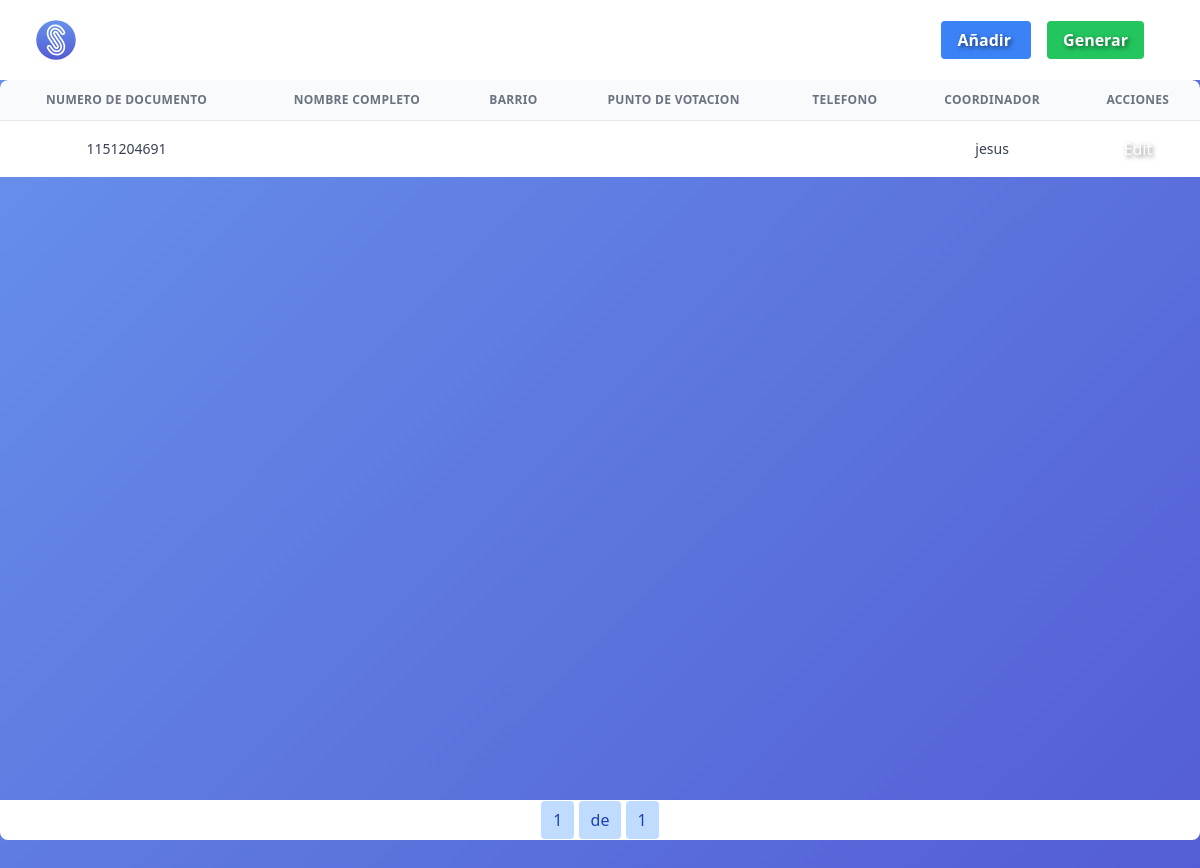
/voters/ (signed in), run on an earlier commit of the app's database.
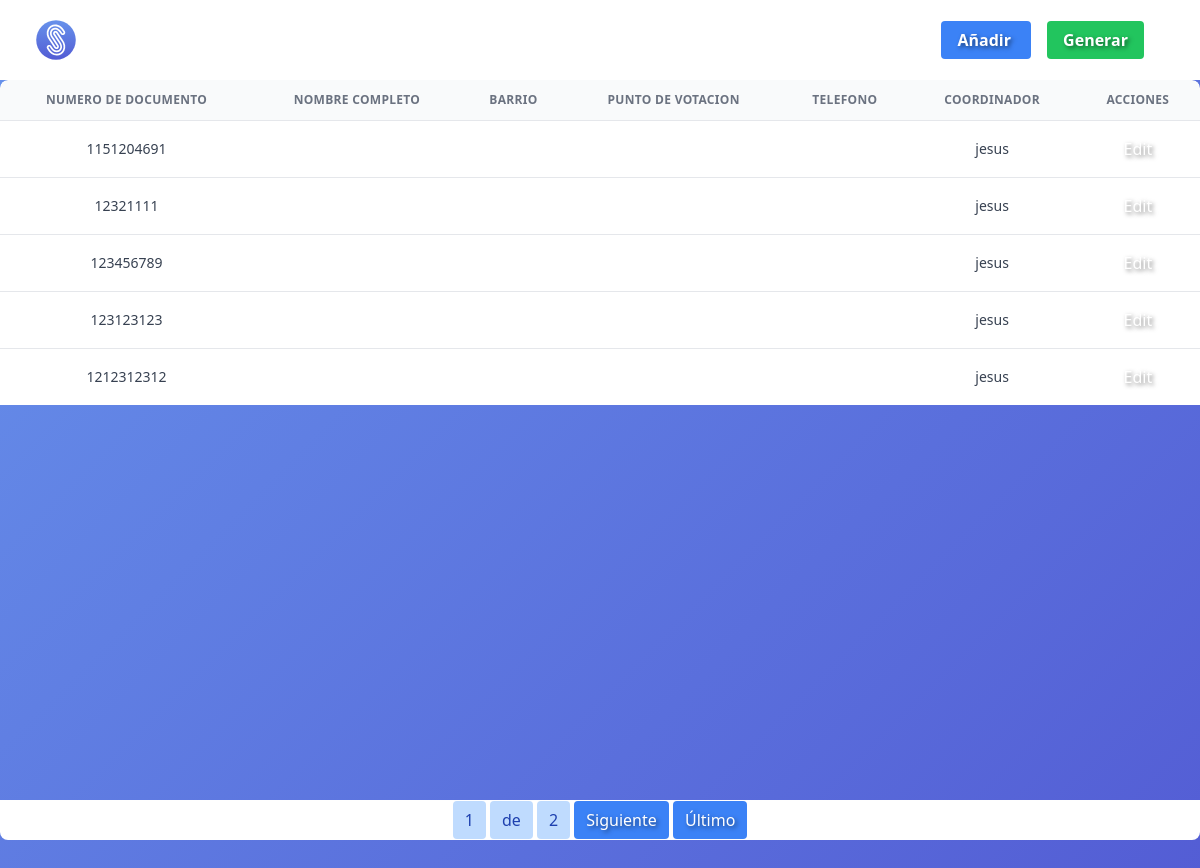
And on a later commit of the database.
### apps/voters/models.py (models this page shows, shortened)
class Voter(models.Model):
    document_type = models.CharField(max_length=2, choices=DOCUMENT_TYPES, default='CC')
    nuip = models.CharField(max_length=11, unique=True)
    full_name = models.CharField(max_length=100)
    quarter = models.ForeignKey(Quarters, on_delete=models.CASCADE)
    address = models.CharField(max_length=100, blank=True, null=True)
    phone = models.CharField(max_length=20)
    email = models.EmailField(max_length=100)
    created = models.DateTimeField(auto_now_add=True)
    modified = models.DateField(auto_now=True,blank=True)
    voting_point = models.ForeignKey(VotingPoint, on_delete=models.CASCADE, related_name='voters')
    coordinator = models.ForeignKey(User, on_delete=models.CASCADE)

### apps/voters/views.py (the view)
# urls.py: path('voters/', VoterListView.as_view(), name='voter-list'),
class VoterListView(LoginRequiredMixin, ListView):
    model = Voter
    context_object_name = 'voters'
    template_name = 'voters_list.html'
    paginate_by = 5
    def get_queryset(self):
        return Voter.objects.filter(coordinator=self.request.user)

### templates/voters_list.html (shortened to what this page needs)
{% extends 'base.html' %}
{% load static %}
{% block content %}
<nav class=" bg-white w-full flex relative justify-between items-center mx-auto px-8 h-20">
    <div class="inline-flex">
        <a class="_o6689fn" href="/"
            >    <div class="flex items-center">
                <img class="h-12 w-auto" src="{% static 'assets/img/ssgod.svg' %}" alt="">
            </div>
        </a>
    </div>
    <div class="flex-initial">
      <div class="flex justify-end items-center relative">
      <div class="my-6 text-right px-6">
        <a href="{% url 'voter:voter' %}" class="bg-blue-500 hover:bg-blue-700 text-white font-bold py-2 px-4 rounded">
            Añadir
        </a>
        <a href="{% url 'voter:report-voter' %}" class="bg-green-500 hover:bg-green-700 text-white font-bold py-2 px-4 rounded ml-4">
            Generar
        </a>
    </div>
      </div>
    </div>
  </nav>
<div class="w-full overflow-hidden rounded-lg shadow-xs mb-10">
    <div class="flex flex-col h-screen justify-between">
        <div class="w-full overflow-x-auto overflow-hidden rounded-lg shadow-xs flex-grow mb-10 flex flex-col justify-between">
        <table class="w-full whitespace-no-wrap">
            <thead>
                <tr class="text-xs font-semibold tracking-wide text-center text-gray-500 uppercase border-b dark:border-gray-700 bg-gray-50 dark:text-gray-500 dark:bg-gray-800">
                    <th class="px-4 py-3">Numero de Documento</th>
                    <th class="px-4 py-3">Nombre Completo</th>
                    <th class="px-4 py-3">Barrio</th>
                    <th class="px-4 py-3">Punto de Votacion</th>
                    <th class="px-4 py-3">Telefono</th>
                    <th class="px-4 py-3">Coordinador</th>
                    <th class="px-4 py-3">Acciones</th>
                </tr>
            </thead>
            <tbody class="bg-white divide-y dark:divide-gray-700 dark:bg-gray-800">
                {% for voter in page_obj  %}
                <tr class="text-gray-700 dark:text-gray-400 text-center">
                    <td class="px-4 py-3 text-sm">
                        {{ voter.nuip }}
                    </td>
                    <td class="px-4 py-3 text-sm">
                    </td>
                    <td class="px-4 py-3 text-sm">
                    </td>
                    <td class="px-4 py-3 text-sm">
                    </td>
                    <td class="px-4 py-3 text-sm">
                    </td>
                    <td class="px-4 py-3 text-sm">
                        {{ voter.coordinator }}
                    </td>
                    <td class="px-4 py-3 flex justify-around">
                        <a href="{% url 'voter:voter-edit' voter.id %}" class="bg-black-500 hover:bg-yellow-600 text-white py-1 px-2 rounded">
                            Edit
                        </a>
                    </td>
                </tr>
                {% endfor %}
            </tbody>
        </table>
               <nav class="block py-2 px-4 text-center bg-white mt-auto">
            <span class="px-3 py-2 bg-blue-200 text-blue-800 rounded">{{ page_obj.number }}</span>
            <span class="px-3 py-2 bg-blue-200 text-blue-800 rounded">de</span>
            <span class="px-3 py-2 bg-blue-200 text-blue-800 rounded">{{ page_obj.paginator.num_pages }}</span>
            {% if page_obj.has_next %}
                <a href="?page={{ page_obj.next_page_number }}" class="px-3 py-2 bg-blue-500 text-white rounded hover:bg-blue-400">Siguiente</a>
                <a href="?page={{ page_obj.paginator.num_pages }}" class="px-3 py-2 bg-blue-500 text-white rounded hover:bg-blue-400">Último</a>
            {% endif %}
        </nav>
    </div>
</div>
{% endblock content %}

What changed in the data, as far as the page shows it:
added Voter: nuip "12321111", coordinator "jesus"
added Voter: nuip "123456789", coordinator "jesus"
added Voter: nuip "123123123", coordinator "jesus"
added Voter: nuip "1212312312", coordinator "jesus"
Also different on the page:
{{ page_obj.paginator.num_pages }}: "1" → "2"
text now shown: "Siguiente Último"
